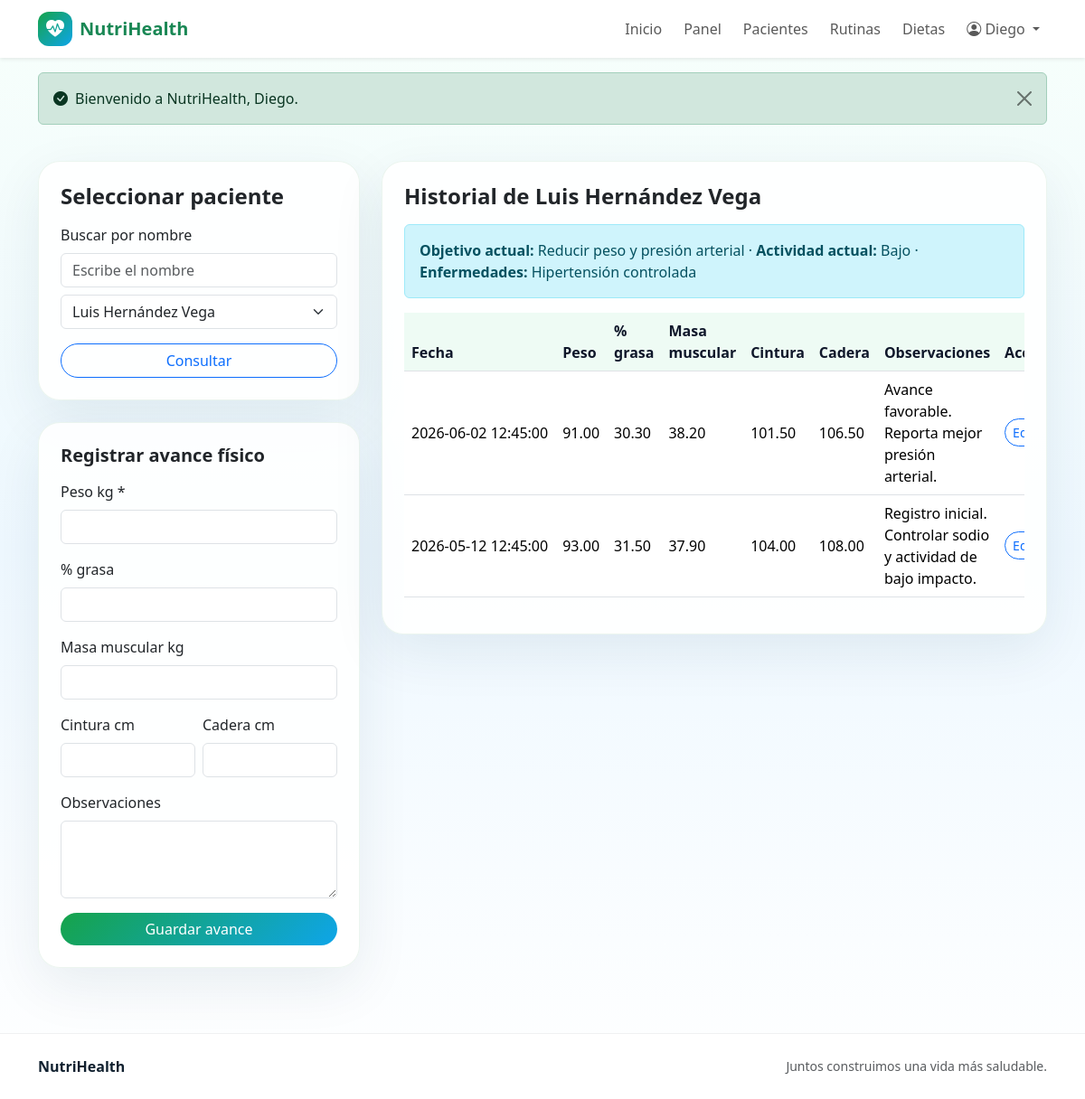
Page /pages/entrenador/progreso.php (signed in) on the committed database.
### tables this page shows
CREATE TABLE personas (
    id INT AUTO_INCREMENT PRIMARY KEY,
    nombre VARCHAR(100) NOT NULL,
    apellido_paterno VARCHAR(100),
    apellido_materno VARCHAR(100),
    fecha_nacimiento DATE,
    sexo ENUM('Masculino', 'Femenino', 'Otro'),
    telefono VARCHAR(20),
    email VARCHAR(100) UNIQUE NOT NULL,
    direccion TEXT,
    usuario VARCHAR(50) UNIQUE NOT NULL,
    password_hash VARCHAR(255) NOT NULL,
    rol ENUM('paciente', 'nutriologo', 'entrenador') NOT NULL,
    activo BOOLEAN DEFAULT TRUE,
    fecha_registro DATETIME DEFAULT CURRENT_TIMESTAMP
);

CREATE TABLE datos_salud_actuales (
    id INT AUTO_INCREMENT PRIMARY KEY,
    paciente_id INT NOT NULL,
    peso DECIMAL(5,2),
    porcentaje_grasa DECIMAL(5,2),
    masa_muscular DECIMAL(5,2),
    cintura DECIMAL(5,2),
    cadera DECIMAL(5,2),
    objetivo_salud VARCHAR(150),
    nivel_actividad ENUM('Bajo', 'Moderado', 'Alto') DEFAULT 'Moderado',
    fecha_actualizacion DATETIME DEFAULT CURRENT_TIMESTAMP ON UPDATE CURRENT_TIMESTAMP,

    UNIQUE KEY uq_datos_salud_actuales_paciente (paciente_id),
    FOREIGN KEY (paciente_id) REFERENCES personas(id) ON DELETE CASCADE
);

CREATE TABLE datos_salud (
    id INT AUTO_INCREMENT PRIMARY KEY,
    paciente_id INT NOT NULL,
    peso DECIMAL(5,2),
    estatura DECIMAL(4,2),
    edad INT,
    enfermedades TEXT,
    alergias TEXT,
    medicamentos TEXT,
    objetivo_salud VARCHAR(150),
    nivel_actividad ENUM('Bajo', 'Moderado', 'Alto'),
    fecha_registro DATETIME DEFAULT CURRENT_TIMESTAMP,

    FOREIGN KEY (paciente_id) REFERENCES personas(id)
);

CREATE TABLE historial_salud (
    id INT AUTO_INCREMENT PRIMARY KEY,
    paciente_id INT NOT NULL,
    peso DECIMAL(5,2),
    porcentaje_grasa DECIMAL(5,2),
    masa_muscular DECIMAL(5,2),
    cintura DECIMAL(5,2),
    cadera DECIMAL(5,2),
    observaciones TEXT,
    fecha_registro DATETIME DEFAULT CURRENT_TIMESTAMP,

    FOREIGN KEY (paciente_id) REFERENCES personas(id)
);

### includes/functions.php (called while the page is built, shortened)
<?php
require_once __DIR__ . '/../config/database.php';
function normalize_path_for_url(string $path): string
{
    $path = str_replace('\\', '/', $path);
    $parts = [];
    foreach (explode('/', $path) as $part) {
        if ($part === '' || $part === '.') {
            continue;
        }
        $parts[] = $part;
    }
    return implode('/', $parts);
}
function relative_url_from_current_script(string $targetPath): string
{
    $scriptFile = $_SERVER['SCRIPT_FILENAME'] ?? APP_ROOT . DIRECTORY_SEPARATOR . 'index.php';
    $scriptDir = normalize_path_for_url(dirname($scriptFile));
    $target = normalize_path_for_url(APP_ROOT . ($targetPath !== '' ? DIRECTORY_SEPARATOR . str_replace('/', DIRECTORY_SEPARATOR, $targetPath) : ''));
    $fromParts = $scriptDir === '' ? [] : explode('/', $scriptDir);
    $toParts = $target === '' ? [] : explode('/', $target);
    $i = 0;
    $max = min(count($fromParts), count($toParts));
    while ($i < $max && $fromParts[$i] === $toParts[$i]) {
        $i++;
    }
    $up = array_fill(0, count($fromParts) - $i, '..');
    $down = array_slice($toParts, $i);
    $relativeParts = array_merge($up, $down);
    return $relativeParts ? implode('/', $relativeParts) : '.';
}
function base_url(string $path = ''): string
{
    $path = ltrim($path, '/');
    preg_match('/^([^?#]*)([?#].*)?$/', $path, $matches);
    $cleanPath = $matches[1] ?? '';
    $suffix = $matches[2] ?? '';
    $relative = relative_url_from_current_script($cleanPath);
    if ($cleanPath === '') {
        return $relative === '.' ? './' : rtrim($relative, '/') . '/';
    }
    return $relative . $suffix;
}
function e(?string $value): string
{
    return htmlspecialchars($value ?? '', ENT_QUOTES, 'UTF-8');
}
function current_user(): ?array
{
    return $_SESSION['user'] ?? null;
}
function full_name(array $person): string
{
    return trim(($person['nombre'] ?? '') . ' ' . ($person['apellido_paterno'] ?? '') . ' ' . ($person['apellido_materno'] ?? ''));
}
function get_person(int $id): ?array
{
    $stmt = db()->prepare('SELECT * FROM personas WHERE id = ?');
    $stmt->execute([$id]);
    $person = $stmt->fetch();
    return $person ?: null;
}
function latest_health_data(int $pacienteId): ?array
{
    $stmt = db()->prepare('SELECT * FROM datos_salud WHERE paciente_id = ? ORDER BY fecha_registro DESC, id DESC LIMIT 1');
    $stmt->execute([$pacienteId]);
    $row = $stmt->fetch();
    return $row ?: null;
}
function latest_current_health_data(int $pacienteId): ?array
{
    $stmt = db()->prepare('SELECT * FROM datos_salud_actuales WHERE paciente_id = ? LIMIT 1');
    $stmt->execute([$pacienteId]);
    $row = $stmt->fetch();
    if ($row) {
        return $row;
    }
    $stmt->execute([$pacienteId]);
    $row = $stmt->fetch();
    return $row ?: null;
}
function assigned_patients(int $especialistaId, string $tipo): array
{
    if ($tipo === 'nutriologo') {
        $sql = "SELECT p.* FROM personas p
                INNER JOIN pacientes_nutriologos pn ON pn.paciente_id = p.id
                WHERE pn.nutriologo_id = ? AND pn.activo = 1 AND p.activo = 1
                ORDER BY p.nombre";
    } else {
        $sql = "SELECT p.* FROM personas p
                INNER JOIN pacientes_entrenadores pe ON pe.paciente_id = p.id
                WHERE pe.entrenador_id = ? AND pe.activo = 1 AND p.activo = 1
                ORDER BY p.nombre";
    }
    $stmt = db()->prepare($sql);
    $stmt->execute([$especialistaId]);
    return $stmt->fetchAll();
}

### config/database.php (called while the page is built, shortened)
<?php
function db(): PDO
{
    static $pdo = null;
    if ($pdo === null) {
        $host = 'localhost';
        $database = 'sitio_salud';
        $user = 'root';
        $password = '';
        $charset = 'utf8mb4';
        $dsn = "mysql:host={$host};dbname={$database};charset={$charset}";
        $options = [
            PDO::ATTR_ERRMODE => PDO::ERRMODE_EXCEPTION,
            PDO::ATTR_DEFAULT_FETCH_MODE => PDO::FETCH_ASSOC,
            PDO::ATTR_EMULATE_PREPARES => false,
        ];
        $pdo = new PDO($dsn, $user, $password, $options);
    }
    return $pdo;
}

### pages/entrenador/progreso.php (the view, shortened to what this page needs)
<?php
require_once __DIR__ . '/../../includes/functions.php';
$user = current_user();
$patients = assigned_patients((int)$user['id'], 'entrenador');
$allowedIds = array_map(static fn(array $p): int => (int) $p['id'], $patients);
$requestedId = (int)($_GET['paciente_id'] ?? 0);
$pacienteId = in_array($requestedId, $allowedIds, true) ? $requestedId : ($allowedIds[0] ?? 0);
$patient = $pacienteId ? get_person($pacienteId) : null;
$health = $patient ? latest_health_data($pacienteId) : null;
$currentHealth = $patient ? latest_current_health_data($pacienteId) : null;
$historial = [];
if ($patient) {
    $stmt = db()->prepare('SELECT * FROM historial_salud WHERE paciente_id = ? ORDER BY fecha_registro DESC, id DESC');
    $stmt->execute([$pacienteId]);
    $historial = $stmt->fetchAll();
}
require __DIR__ . '/../../includes/header.php';
?>
<section class="container py-4">
    <div class="row g-4">
        <div class="col-lg-4">
            <div class="card card-soft p-4 mb-4">
                <h1 class="h4 fw-bold mb-3">Seleccionar paciente</h1>
                <?php if (!$patients): ?>
                    <p class="text-muted mb-0">Primero asigna un paciente desde el apartado de pacientes.</p>
                <?php else: ?>
                    <form method="get">
                        <label class="form-label" for="buscar-paciente-progreso-entrenador">Buscar por nombre</label>
                        <input id="buscar-paciente-progreso-entrenador" type="search" class="form-control mb-2" placeholder="Escribe el nombre" data-filter-select="#paciente-progreso-entrenador">
                        <select id="paciente-progreso-entrenador" name="paciente_id" class="form-select mb-3">
                            <?php foreach ($patients as $p): ?><option value="<?= (int)$p['id'] ?>" data-search="<?= e(full_name($p)) ?>" <?= $pacienteId === (int)$p['id'] ? 'selected' : '' ?>><?= e(full_name($p)) ?></option><?php endforeach; ?>
                        </select>
                        <button class="btn btn-outline-primary rounded-pill w-100">Consultar</button>
                    </form>
                <?php endif; ?>
            </div>
            <?php if ($patient): ?>
            <div class="card card-soft p-4">
                <h2 class="h5 fw-bold mb-3">Registrar avance físico</h2>
                <form method="post" action="<?= base_url('actions/historial_guardar.php') ?>">
                    <div class="mb-3"><label class="form-label">Peso kg *</label><input type="number" min="0.01" step="0.01" name="peso" class="form-control" required></div>
                    <div class="mb-3"><label class="form-label">% grasa</label><input type="number" min="0" step="0.01" name="porcentaje_grasa" class="form-control"></div>
                    <div class="mb-3"><label class="form-label">Masa muscular kg</label><input type="number" min="0" step="0.01" name="masa_muscular" class="form-control"></div>
                    <div class="row g-2">
                        <div class="col-6 mb-3"><label class="form-label">Cintura cm</label><input type="number" min="0" step="0.01" name="cintura" class="form-control"></div>
                        <div class="col-6 mb-3"><label class="form-label">Cadera cm</label><input type="number" min="0" step="0.01" name="cadera" class="form-control"></div>
                    </div>
                    <div class="mb-3"><label class="form-label">Observaciones</label><textarea name="observaciones" class="form-control" rows="3"></textarea></div>
                    <button class="btn btn-nh rounded-pill w-100">Guardar avance</button>
                </form>
            </div>
            <?php endif; ?>
        </div>
        <div class="col-lg-8">
            <div class="card card-soft p-4">
                <h2 class="h4 fw-bold mb-3">Historial <?= $patient ? 'de ' . e(full_name($patient)) : '' ?></h2>
                <?php if ($health || $currentHealth): ?>
                    <div class="alert alert-info">
                        <strong>Objetivo actual:</strong> <?= e($currentHealth['objetivo_salud'] ?? $health['objetivo_salud'] ?? 'Sin objetivo') ?> ·
                        <strong>Actividad actual:</strong> <?= e($currentHealth['nivel_actividad'] ?? $health['nivel_actividad'] ?? 'Sin dato') ?> ·
                        <strong>Enfermedades:</strong> <?= e($health['enfermedades'] ?? 'Sin dato') ?>
                    </div>
                <?php endif; ?>
                <div class="table-responsive">
                    <table class="table align-middle">
                        <thead><tr><th>Fecha</th><th>Peso</th><th>% grasa</th><th>Masa muscular</th><th>Cintura</th><th>Cadera</th><th>Observaciones</th><th>Acciones</th></tr></thead>
                        <tbody>
                        <?php foreach ($historial as $h): ?>
                            <tr>
                                <td class="text-nowrap"><?= e($h['fecha_registro']) ?></td>
                                <td><?= e((string)$h['peso']) ?></td>
                                <td><?= e((string)$h['porcentaje_grasa']) ?></td>
                                <td><?= e((string)$h['masa_muscular']) ?></td>
                                <td><?= e((string)$h['cintura']) ?></td>
                                <td><?= e((string)$h['cadera']) ?></td>
                                <td><?= e($h['observaciones']) ?></td>
                                <td class="text-nowrap">
                                    <button type="button" class="btn btn-sm btn-outline-primary rounded-pill" data-bs-toggle="modal" data-bs-target="#editarAvance<?= (int)$h['id'] ?>">Editar</button>
                                </td>
                            </tr>
                        <?php endforeach; ?>
                        </tbody>
                    </table>
                </div>
            </div>
        </div>
    </div>
</section>
<?php require __DIR__ . '/../../includes/footer.php'; ?>

### assets/css/style.css (style rules this page uses)
:root { --nh-green: #16a34a; --nh-green-dark: #0f7a37; --nh-blue: #0ea5e9; --nh-blue-dark: #0369a1; --nh-soft: #f4fbf7; --nh-text: #10202f; }
body { min-height: 100vh; background: linear-gradient(180deg, #f7fffb 0%, #eef8ff 50%, #ffffff 100%); color: var(--nh-text); }
.btn-nh { background: linear-gradient(135deg, var(--nh-green), var(--nh-blue)); border: none; color: #fff; }
.card-soft { background: rgba(255, 255, 255, .88); border: 1px solid rgba(15, 122, 55, .08); box-shadow: 0 20px 60px rgba(2, 47, 74, .08); border-radius: 24px; }
.table thead th { color: #0f172a; background: #eefbf4; }

### rows in the picture
personas: full_name($patient) "Luis Hernández Vega"
datos_salud_actuales: objetivo_salud "Reducir peso y presión arterial", nivel_actividad "Bajo"
datos_salud: enfermedades "Hipertensión controlada"
historial_salud: fecha_registro "2026-06-02 12:45:00", peso "91.00", porcentaje_grasa "30.30", masa_muscular "38.20", cintura "101.50", cadera "106.50", observaciones "Avance favorable. Reporta mejor presión arterial."
historial_salud: fecha_registro "2026-05-12 12:45:00", peso "93.00", porcentaje_grasa "31.50", masa_muscular "37.90", cintura "104.00", cadera "108.00", observaciones "Registro inicial. Controlar sodio y actividad de bajo impacto."

### other values in the picture
$user['nombre'] "Diego"
$message "Bienvenido a NutriHealth, Diego."
form field paciente_id "Luis Hernández Vega"
